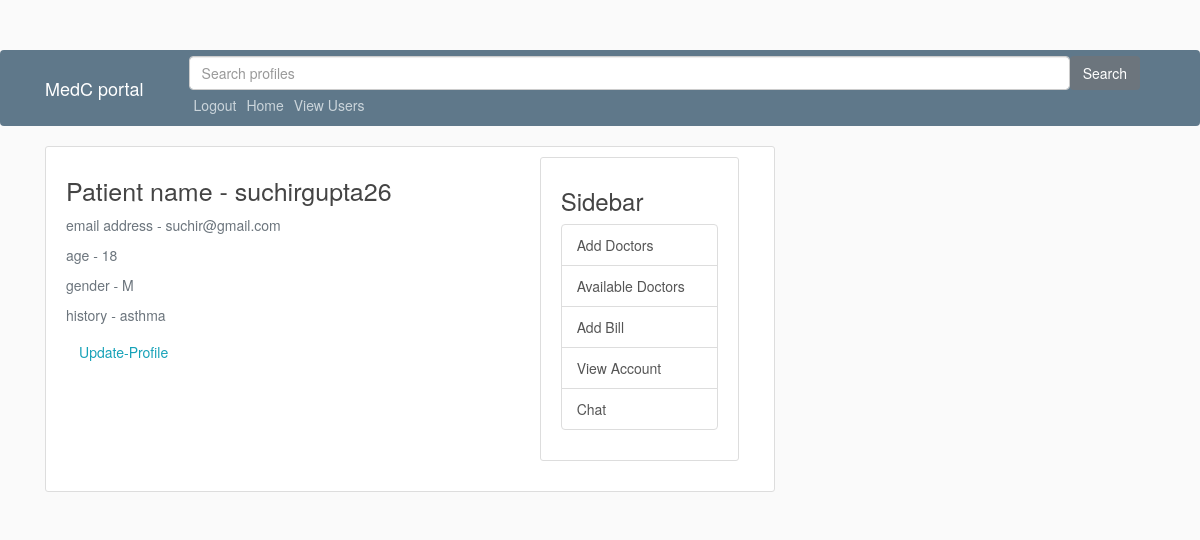
The app's page /patient_profile/ (signed in) with its own data.
### users/models.py (models this page shows)
class User(AbstractUser):
    is_staff = models.BooleanField('Is staff', default=False)
    is_patient = models.BooleanField('Is patient', default=True)

### user_profile/models.py (models this page shows, shortened)
class Profile(models.Model):
    user = models.OneToOneField(User, related_name='profile', on_delete=models.CASCADE)
    gender = models.CharField(max_length=5)
    age = models.IntegerField(default=0)
    history_of_Illness = models.TextField()

### user_profile/views.py (the view)
# urls.py: path('patient_profile/', views.profile_view, name='patient-view'),
def profile_view(request):
    pfile = Profile.objects.get(user=request.user)
    context = {'pfile':pfile}
    return render(request, 'users/patient_profile.html', context)

### users/templates/users/patient_profile.html
{% extends "users/base.html" %}
{% block content %}
    <div class="content-section">
      <div class="media">
        <div class="media-body">
          <h2 class="account-heading">Patient name - {{ user.username }}</h2>
          <p class="text-secondary">email address - {{ user.email }}</p>
          <p class="text-secondary">age - {{ pfile.age }}</p>
          <p class="text-secondary">gender - {{ pfile.gender }}</p>
          <p class="text-secondary">history - {{ pfile.history_of_Illness }}</p>
          <div class="form-group">
          <a class="btn btn-outline-info" href = "{% url 'patient-profile-update' pfile.id %}">Update-Profile</a>
      </div>
{% endblock content %}

### users/static/users/main.css (style rules this page uses)
body { background: #fafafa; color: #333333; margin-top: 5rem; }
h1, h2, h3, h4, h5, h6 { color: #444444; }
.content-section { background: #ffffff; padding: 10px 20px; border: 1px solid #dddddd; border-radius: 3px; margin-bottom: 20px; }
.account-heading { font-size: 2.5rem; }

### records on screen
User: username "suchirgupta26", email "suchir@gmail.com"
Profile: age "18", gender "M", history_of_Illness "asthma"
